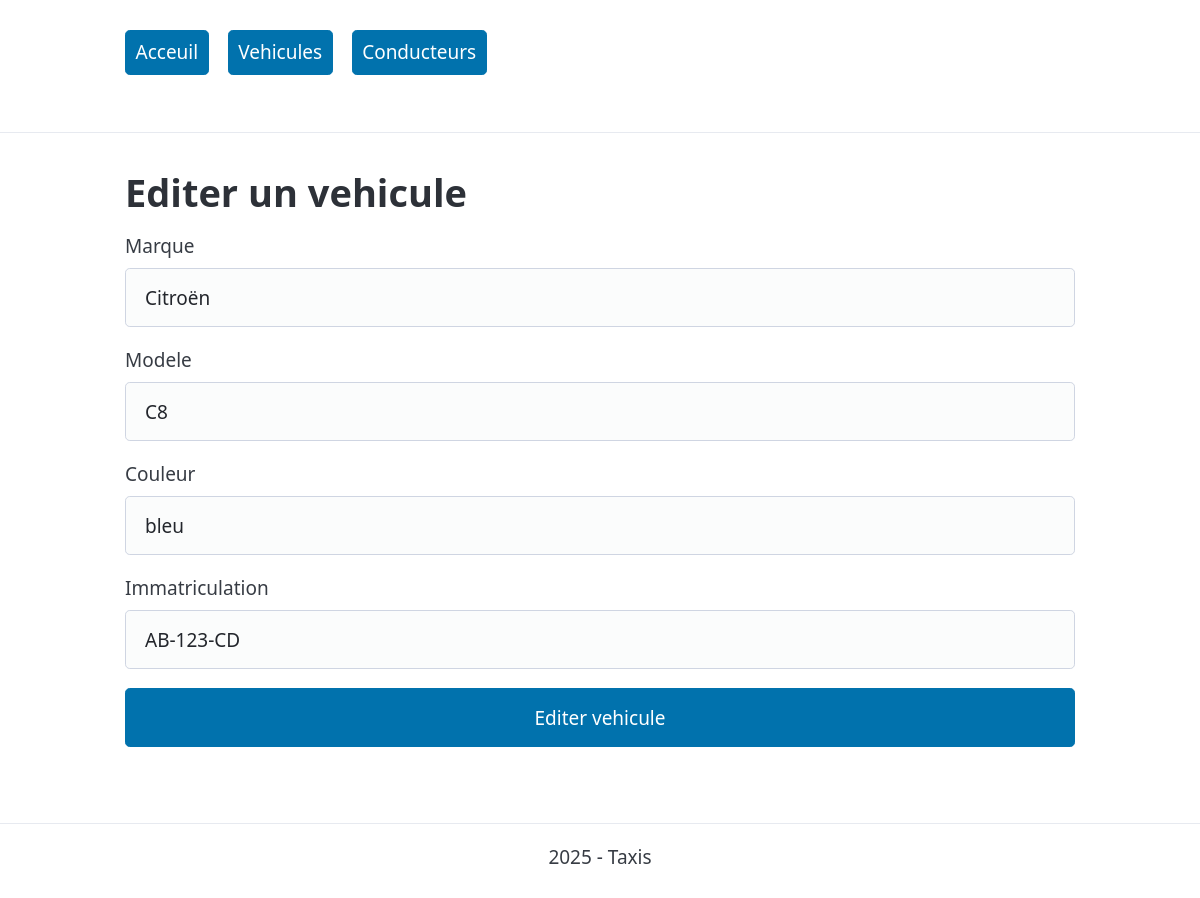
The page /vehicule/edit-vehicule.php?id=2 on the database its author committed.
### tables this page shows
CREATE TABLE `vehicule` (
  `id_vehicule` int(11) NOT NULL AUTO_INCREMENT,
  `marque` varchar(30) NOT NULL,
  `modele` varchar(50) NOT NULL,
  `couleur` varchar(20) NOT NULL,
  `immatriculation` varchar(15) NOT NULL,
  PRIMARY KEY (`id_vehicule`)
);

### vehicule/edit-vehicule.php (called while the page is built, shortened)
<?php
include dirname(__DIR__) . '/fonctions.php';
require dirname(__DIR__) . '/connexiondb.php';
$idEditVehicule = $_GET['id'] ?? null;
$vehicule = getVehicule($pdo,$idEditVehicule);
include PATH_PROJET . '/views/vehicule/edit-vehicule-view.php';

### fonctions.php (called while the page is built, shortened)
<?php
function getVehicule($pdo, $idParam) {
    $sql = "SELECT * FROM vehicule WHERE id_vehicule = :id";
    $stmt = $pdo->prepare($sql);
    $stmt->execute([
        ':id' => $idParam
    ]);
    $vehicule = $stmt->fetch();
    return $vehicule;
}

### views/vehicule/edit-vehicule-view.php (the view, shortened to what this page needs)
<?php
require PATH_PROJET . '/views/partials/header.php'; ?>
        <h1>Editer un vehicule</h1>
        <form action="?id=<?= $vehicule['id_vehicule']; ?>" method="POST">
            <div>
                <label for="marque">Marque</label>
                <input type="text" name="marque" value="<?= $vehicule['marque']; ?>"  required>
            </div>
             <div>
                <label for="modele">Modele</label>
                <input type="text" name="modele" value="<?= $vehicule['modele']; ?>" required>
            </div>
            <div>
                <label for="couleur">Couleur</label>
                <input type="text" name="couleur" value="<?= $vehicule['couleur']; ?>" required>
            </div>
            <div>
                <label for="immatriculation">Immatriculation</label>
                <input type="text" name="immatriculation" value="<?= $vehicule['immatriculation']; ?>"  required>
            </div>
            <div>
                <button type="submit" name="envoyer">Editer vehicule</button>
            </div>
        </form>
<?php require PATH_PROJET . '/views/partials/footer.php'; ?>

### rows shown on the page
vehicule: marque "Citroën", modele "C8", couleur "bleu", immatriculation "AB-123-CD"
